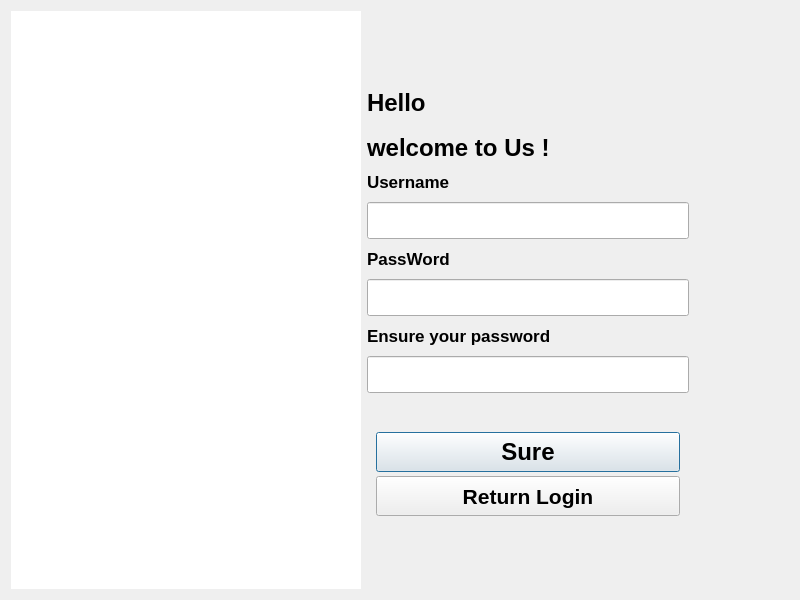
<?xml version="1.0" encoding="UTF-8"?>
<ui version="4.0">
 <class>Dlg_regiseter</class>
 <widget class="QDialog" name="Dlg_regiseter">
  <property name="geometry">
   <rect>
    <x>0</x>
    <y>0</y>
    <width>800</width>
    <height>600</height>
   </rect>
  </property>
  <property name="font">
   <font>
    <pointsize>18</pointsize>
    <bold>true</bold>
   </font>
  </property>
  <property name="windowTitle">
   <string/>
  </property>
  <layout class="QGridLayout" name="gridLayout_2">
   <item row="11" column="3">
    <spacer name="verticalSpacer">
     <property name="orientation">
      <enum>Qt::Vertical</enum>
     </property>
     <property name="sizeHint" stdset="0">
      <size>
       <width>20</width>
       <height>25</height>
      </size>
     </property>
    </spacer>
   </item>
   <item row="9" column="3">
    <spacer name="verticalSpacer_3">
     <property name="orientation">
      <enum>Qt::Vertical</enum>
     </property>
     <property name="sizeType">
      <enum>QSizePolicy::Maximum</enum>
     </property>
     <property name="sizeHint" stdset="0">
      <size>
       <width>20</width>
       <height>18</height>
      </size>
     </property>
    </spacer>
   </item>
   <item row="4" column="4">
    <spacer name="horizontalSpacer">
     <property name="orientation">
      <enum>Qt::Horizontal</enum>
     </property>
     <property name="sizeHint" stdset="0">
      <size>
       <width>35</width>
       <height>20</height>
      </size>
     </property>
    </spacer>
   </item>
   <item row="5" column="3">
    <widget class="QLabel" name="label_2">
     <property name="minimumSize">
      <size>
       <width>0</width>
       <height>28</height>
      </size>
     </property>
     <property name="maximumSize">
      <size>
       <width>16777215</width>
       <height>28</height>
      </size>
     </property>
     <property name="font">
      <font>
       <pointsize>13</pointsize>
       <bold>true</bold>
      </font>
     </property>
     <property name="text">
      <string>PassWord</string>
     </property>
     <property name="alignment">
      <set>Qt::AlignLeading|Qt::AlignLeft|Qt::AlignVCenter</set>
     </property>
    </widget>
   </item>
   <item row="7" column="3">
    <widget class="QLabel" name="label_3">
     <property name="minimumSize">
      <size>
       <width>0</width>
       <height>28</height>
      </size>
     </property>
     <property name="maximumSize">
      <size>
       <width>16777215</width>
       <height>28</height>
      </size>
     </property>
     <property name="font">
      <font>
       <pointsize>13</pointsize>
       <bold>true</bold>
      </font>
     </property>
     <property name="text">
      <string>Ensure your password</string>
     </property>
     <property name="alignment">
      <set>Qt::AlignLeading|Qt::AlignLeft|Qt::AlignVCenter</set>
     </property>
    </widget>
   </item>
   <item row="8" column="3">
    <widget class="QLineEdit" name="le_reg_repassword">
     <property name="minimumSize">
      <size>
       <width>322</width>
       <height>37</height>
      </size>
     </property>
     <property name="maximumSize">
      <size>
       <width>274</width>
       <height>16777215</height>
      </size>
     </property>
     <property name="font">
      <font>
       <pointsize>15</pointsize>
       <bold>true</bold>
      </font>
     </property>
     <property name="echoMode">
      <enum>QLineEdit::Password</enum>
     </property>
    </widget>
   </item>
   <item row="0" column="3">
    <spacer name="verticalSpacer_2">
     <property name="orientation">
      <enum>Qt::Vertical</enum>
     </property>
     <property name="sizeHint" stdset="0">
      <size>
       <width>20</width>
       <height>30</height>
      </size>
     </property>
    </spacer>
   </item>
   <item row="3" column="3">
    <widget class="QLabel" name="label">
     <property name="minimumSize">
      <size>
       <width>0</width>
       <height>28</height>
      </size>
     </property>
     <property name="maximumSize">
      <size>
       <width>16777215</width>
       <height>28</height>
      </size>
     </property>
     <property name="font">
      <font>
       <pointsize>13</pointsize>
       <bold>true</bold>
      </font>
     </property>
     <property name="text">
      <string>Username</string>
     </property>
     <property name="alignment">
      <set>Qt::AlignLeading|Qt::AlignLeft|Qt::AlignVCenter</set>
     </property>
    </widget>
   </item>
   <item row="2" column="3">
    <widget class="QLabel" name="lb_title2">
     <property name="maximumSize">
      <size>
       <width>16777215</width>
       <height>50</height>
      </size>
     </property>
     <property name="font">
      <font>
       <pointsize>18</pointsize>
       <bold>true</bold>
      </font>
     </property>
     <property name="text">
      <string>welcome to Us !</string>
     </property>
    </widget>
   </item>
   <item row="10" column="3">
    <widget class="QWidget" name="widget" native="true">
     <property name="minimumSize">
      <size>
       <width>0</width>
       <height>100</height>
      </size>
     </property>
     <property name="maximumSize">
      <size>
       <width>16777215</width>
       <height>100</height>
      </size>
     </property>
     <layout class="QGridLayout" name="gridLayout">
      <item row="0" column="0">
       <widget class="QPushButton" name="btn_register_sure">
        <property name="minimumSize">
         <size>
          <width>0</width>
          <height>40</height>
         </size>
        </property>
        <property name="text">
         <string>Sure</string>
        </property>
       </widget>
      </item>
      <item row="1" column="0">
       <widget class="QPushButton" name="btn_reg_cancel">
        <property name="minimumSize">
         <size>
          <width>0</width>
          <height>40</height>
         </size>
        </property>
        <property name="font">
         <font>
          <pointsize>16</pointsize>
          <bold>true</bold>
         </font>
        </property>
        <property name="text">
         <string>Return Login</string>
        </property>
       </widget>
      </item>
     </layout>
    </widget>
   </item>
   <item row="1" column="3">
    <widget class="QLabel" name="lb_title1">
     <property name="minimumSize">
      <size>
       <width>0</width>
       <height>50</height>
      </size>
     </property>
     <property name="maximumSize">
      <size>
       <width>16777215</width>
       <height>50</height>
      </size>
     </property>
     <property name="font">
      <font>
       <pointsize>18</pointsize>
       <bold>true</bold>
      </font>
     </property>
     <property name="text">
      <string>Hello</string>
     </property>
    </widget>
   </item>
   <item row="4" column="3">
    <widget class="QLineEdit" name="le_reg_username">
     <property name="minimumSize">
      <size>
       <width>322</width>
       <height>37</height>
      </size>
     </property>
     <property name="maximumSize">
      <size>
       <width>322</width>
       <height>16777215</height>
      </size>
     </property>
     <property name="font">
      <font>
       <pointsize>15</pointsize>
       <bold>true</bold>
      </font>
     </property>
    </widget>
   </item>
   <item row="0" column="0" rowspan="12">
    <widget class="QLabel" name="lb_reg_image">
     <property name="minimumSize">
      <size>
       <width>350</width>
       <height>400</height>
      </size>
     </property>
     <property name="maximumSize">
      <size>
       <width>400</width>
       <height>16777215</height>
      </size>
     </property>
     <property name="styleSheet">
      <string notr="true">background-color: rgb(255, 255, 255);</string>
     </property>
     <property name="text">
      <string/>
     </property>
    </widget>
   </item>
   <item row="6" column="3">
    <widget class="QLineEdit" name="le_reg_password">
     <property name="minimumSize">
      <size>
       <width>322</width>
       <height>37</height>
      </size>
     </property>
     <property name="maximumSize">
      <size>
       <width>274</width>
       <height>16777215</height>
      </size>
     </property>
     <property name="font">
      <font>
       <pointsize>15</pointsize>
       <bold>true</bold>
      </font>
     </property>
     <property name="echoMode">
      <enum>QLineEdit::Password</enum>
     </property>
    </widget>
   </item>
  </layout>
 </widget>
 <resources/>
 <connections/>
</ui>
